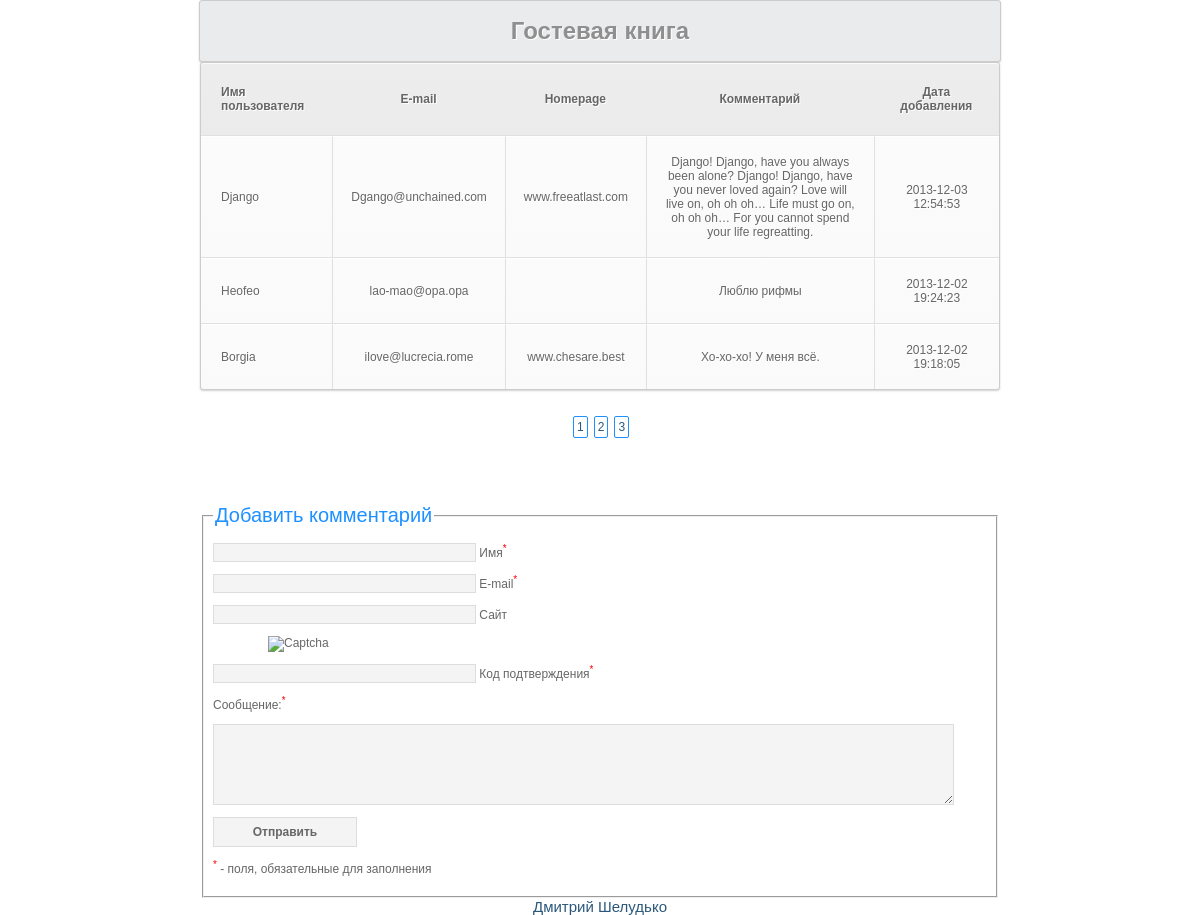
The page /index.php?page=3 on the database its author committed.
### tables this page shows
CREATE TABLE IF NOT EXISTS `user_data` (
  `id` int(11) unsigned NOT NULL AUTO_INCREMENT,
  `username` varchar(255) NOT NULL DEFAULT '',
  `email` varchar(255) NOT NULL DEFAULT '',
  `homepage` varchar(255) NOT NULL DEFAULT '',
  `ip` varchar(255) NOT NULL DEFAULT '',
  `browser` varchar(255) NOT NULL DEFAULT '',
  `msg` mediumtext NOT NULL,
  `send_time` varchar(255) NOT NULL DEFAULT '',
  PRIMARY KEY (`id`)
);

### lib/form.php (the view, shortened to what this page needs)
<?php
	function addForm()
	{
		require_once "db_data.php";
		$st = 'send_time';
		$d = 'DESC';
		$mysqli = new mysqli ($host, $username, $password, $db);
		if (isset($_GET['page']))
			{
				$page = $_GET['page'];
			}
		else
			$page = 1;
		$msg_on_page = 10;
		$start_from = ($page - 1) * $msg_on_page;
		$sql = "SELECT `username`, `email`, `homepage`, `msg`, `send_time`
				FROM `user_data`
				ORDER BY $st $d LIMIT $start_from, $msg_on_page";
		$result = mysqli_query($mysqli,$sql);
			if (!$result)
				{
					die('Error: ' . mysqli_error($mysqli));
				}
			else
				{
							echo "<table class='simple-little-table' cellspacing='0'>
								<tr>
									<th>Имя пользователя</th>
									<th>E-mail</th>
									<th>Homepage</th>
									<th>Комментарий</th>
									<th>Дата добавления</th>
								</tr>";
							while ($row = mysqli_fetch_array($result))
								{
									echo "<tr>";
									echo "<td>" . $row['username'] . "</td>";
									echo "<td>" . $row['email'] . "</td>";
									echo "<td>" . $row['homepage'] . "</td>";
									echo "<td>" . $row['msg'] . "</td>";
									echo "<td>" . $row['send_time'] . "</td>";
								}
							echo "</table>";
				}
	$sql = "SELECT COUNT(id) FROM user_data";
	$result = mysqli_query($mysqli,$sql);
	if (!$result)
			{
				die('Error: ' . mysqli_error($mysqli));
			}
		else
			{
				$row = mysqli_fetch_array($result);
					$total_records = $row[0];
					$total_records = ceil($total_records / $msg_on_page);
					echo "<div id = 'pagination'>";
					for ($i = 1; $i <= $total_records; $i++)
						{
							echo "<a class = 'pager-item' href = 'index.php?page=" . $i . "'>" . $i . "</a>";
						}
					echo "</div>";
			}
	}
?>

### css/style.css (style rules this page uses)
body { color: #8f8f8f; font: 12px Tahoma, sans-serif; margin: 0; }
a { text-decoration: none; color: #2B587A; }
#pagination { display: inline; margin: 0 auto; position: relative; left: 370px; bottom: 70px; }
.pager-item { padding: 3px; margin: 3px; text-align:center; border: 1px solid #1E90FF; border-radius: 2px; }
.simple-little-table { font-family:Arial, Helvetica, sans-serif; color:#666; font-size:12px; text-shadow: 1px 1px 0px #fff; background:#eaebec; margin: 0 auto 100px auto; border:#ccc 1px solid; border-collapse:separate; -moz-border-radius:3px; -webkit-border-radius:3px; border-radius:3px; -moz-box-shadow: 0 1px 2px #d1d1d1; -webkit-box-shadow: 0 1px 2px #d1d1d1; box-shadow: 0 1px 2px #d1d1d1; }
.simple-little-table th { font-weight:bold; padding:21px 25px 22px 25px; border-top:1px solid #fafafa; border-bottom:1px solid #e0e0e0; background: #ededed; background: -webkit-gradient(linear, left top, left bottom, from(#ededed), to(#ebebeb)); background: -moz-linear-gradient(top, #ededed, #ebebeb); }
.simple-little-table th:first-child { text-align: left; padding-left:20px; }
.simple-little-table tr:first-child th:first-child { -moz-border-radius-topleft:3px; -webkit-border-top-left-radius:3px; border-top-left-radius:3px; }
.simple-little-table tr:first-child th:last-child { -moz-border-radius-topright:3px; -webkit-border-top-right-radius:3px; border-top-right-radius:3px; }
.simple-little-table tr { text-align: center; padding-left:20px; }
.simple-little-table tr td:first-child { text-align: left; padding-left:20px; border-left: 0; }
.simple-little-table tr td { padding:18px; border-top: 1px solid #ffffff; border-bottom:1px solid #e0e0e0; border-left: 1px solid #e0e0e0; background: #fafafa; background: -webkit-gradient(linear, left top, left bottom, from(#fbfbfb), to(#fafafa)); background: -moz-linear-gradient(top, #fbfbfb, #fafafa); }
.simple-little-table tr:last-child td { border-bottom:0; }
.simple-little-table tr:last-child td:first-child { -moz-border-radius-bottomleft:3px; -webkit-border-bottom-left-radius:3px; border-bottom-left-radius:3px; }
.simple-little-table tr:last-child td:last-child { -moz-border-radius-bottomright:3px; -webkit-border-bottom-right-radius:3px; border-bottom-right-radius:3px; }

### rows shown on the page
user_data: username "Django", email "Dgango@unchained.com", homepage "www.freeatlast.com", msg "Django! Django, have you always been alone? Django! Django, have you never loved again? Love will live on, oh oh oh… Life must go on, oh oh oh… For you cannot spend your life regreatting.", send_time "2013-12-03 12:54:53"
user_data: username "Heofeo", email "lao-mao@opa.opa", msg "Люблю рифмы", send_time "2013-12-02 19:24:23"
user_data: username "Borgia", email "ilove@lucrecia.rome", homepage "www.chesare.best", msg "Хо-хо-хо! У меня всё.", send_time "2013-12-02 19:18:05"
